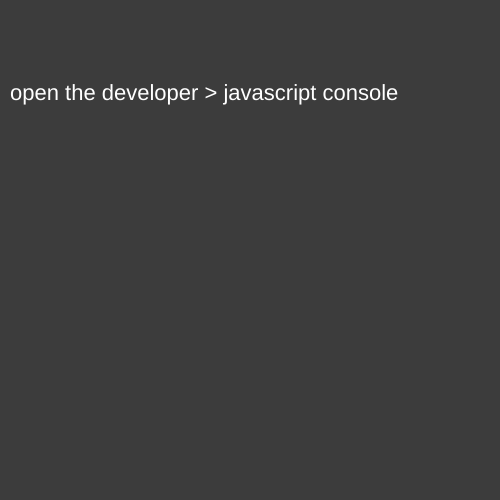
Frame 1 (no input)
Frame 60 (no input): identical to frame 1, image omitted
Frame 120 (the mouse pressed at the canvas centre since frame 60): identical to frame 1, image omitted

The p5.js sketch that drew this single still picture (run headless with seeded random() and noise() and a simulated clock; from frame 60 on, the mouse is pressed at the canvas centre):

// p5.js sketch
// ── sketch.js
//DAT405 / GAD405
//for P5.js projects

let size = 50;

//initialising function
function setup() {
  //create canvas
  createCanvas(500, 500);
  //noloop();
  textSize(22);
}

function draw() {
  //set background colour
  background (60);
  fill(255);
  text("open the developer > javascript console", 10, 100);
  //run the nested loop for x, y
  for (let y = 0; y < 10; y++){
      for (let x = 0; x < 10; x++){
        //print result to the console
        //open chrome > view > developer > javascript console
        console.log("x; " + x + ", y: " + y)
  }
}
}
